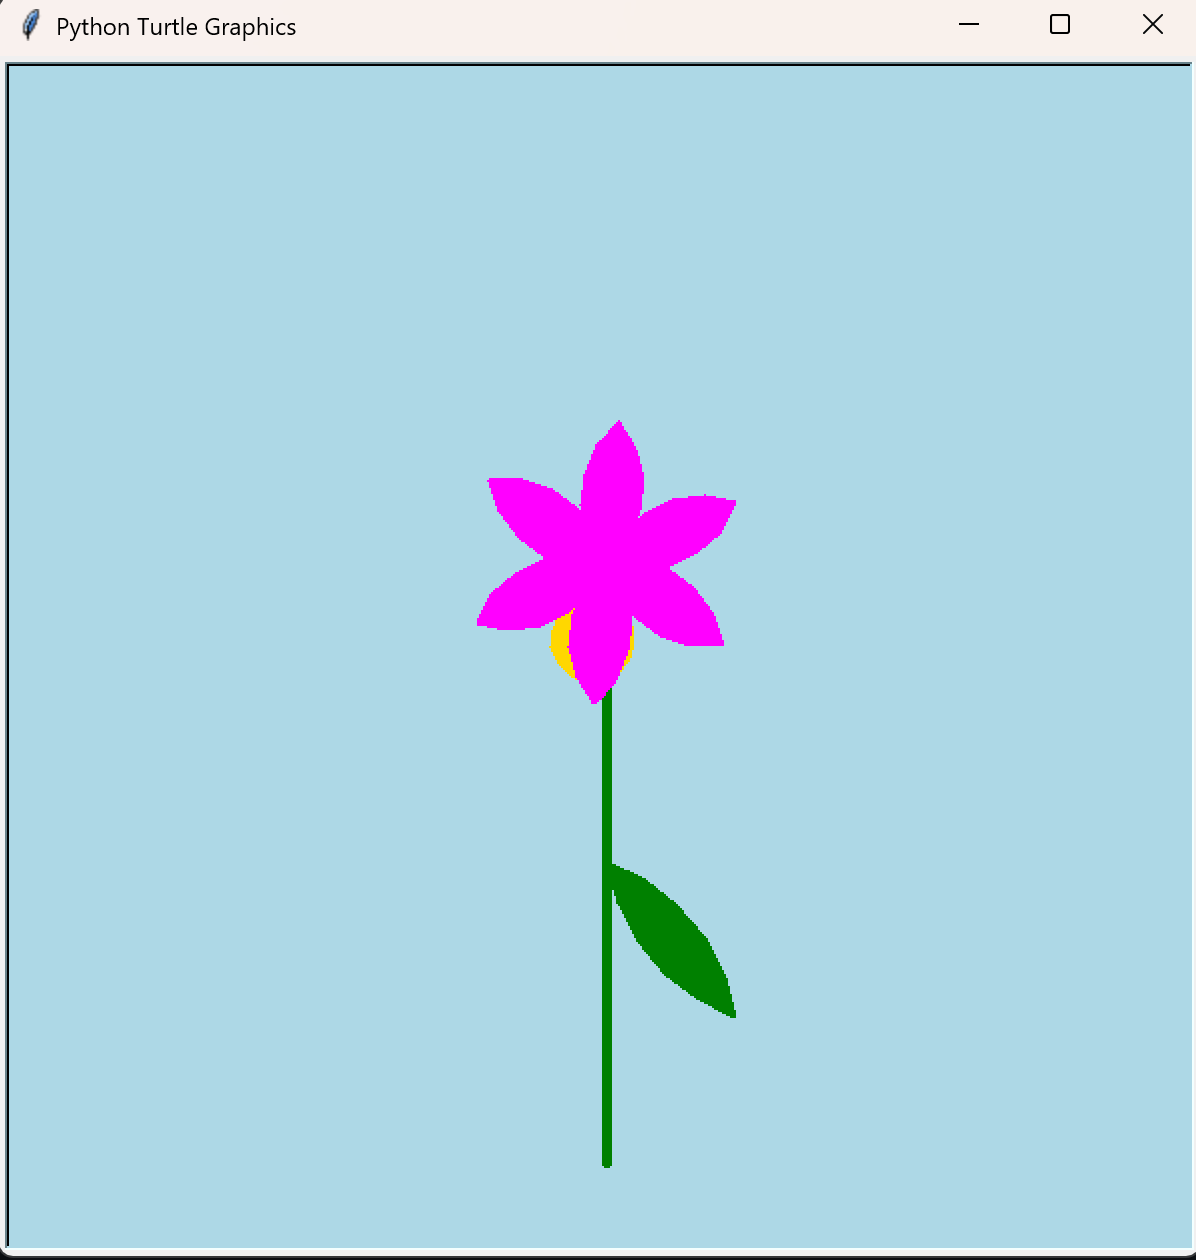

This figure's Python source:
import turtle
import math

def draw_real_flower(petal_color='red', center_color='yellow', stem_color='green'):
    
    screen = turtle.Screen()
    screen.setup(width=600, height=600)
    screen.bgcolor("lightblue")
    flower_turtle = turtle.Turtle()
    flower_turtle.speed(0)
    flower_turtle.hideturtle() 
    petal_size = 50
    center_radius = 20
    petal_center_y = 50 
    flower_turtle.penup()
    flower_turtle.goto(0, -250)
    flower_turtle.setheading(90) 
    flower_turtle.pendown()
    flower_turtle.color(stem_color)
    flower_turtle.pensize(5)
    flower_turtle.forward(300)
    
    # Draw Leaf 
    flower_turtle.penup()
    flower_turtle.goto(0, -100)
    flower_turtle.setheading(280) 
    flower_turtle.pendown()
    flower_turtle.pensize(2)
    flower_turtle.color(stem_color)
    
    flower_turtle.begin_fill()
    flower_turtle.fillcolor(stem_color)
    flower_turtle.circle(100, 60) 
    flower_turtle.setheading(100) 
    flower_turtle.circle(100, 60) 
    flower_turtle.end_fill()

   
    flower_turtle.penup()
    flower_turtle.goto(0, petal_center_y - center_radius) 
    flower_turtle.pendown()
    flower_turtle.color(center_color)
    flower_turtle.begin_fill()
    flower_turtle.circle(center_radius)
    flower_turtle.end_fill()
    
   
    flower_turtle.penup()
    flower_turtle.goto(0, petal_center_y) 
    flower_turtle.pendown()
    flower_turtle.color(petal_color)
    flower_turtle.pensize(2)
    
 
    for _ in range(12):
        flower_turtle.begin_fill()
        flower_turtle.fillcolor(petal_color)
        flower_turtle.circle(petal_size, 90) 
        flower_turtle.left(90)
        flower_turtle.circle(petal_size, 90) 
        flower_turtle.end_fill()
        flower_turtle.left(180 - (360 / 12)) 


draw_real_flower(petal_color='magenta', center_color='gold', stem_color='green')

turtle.done()
